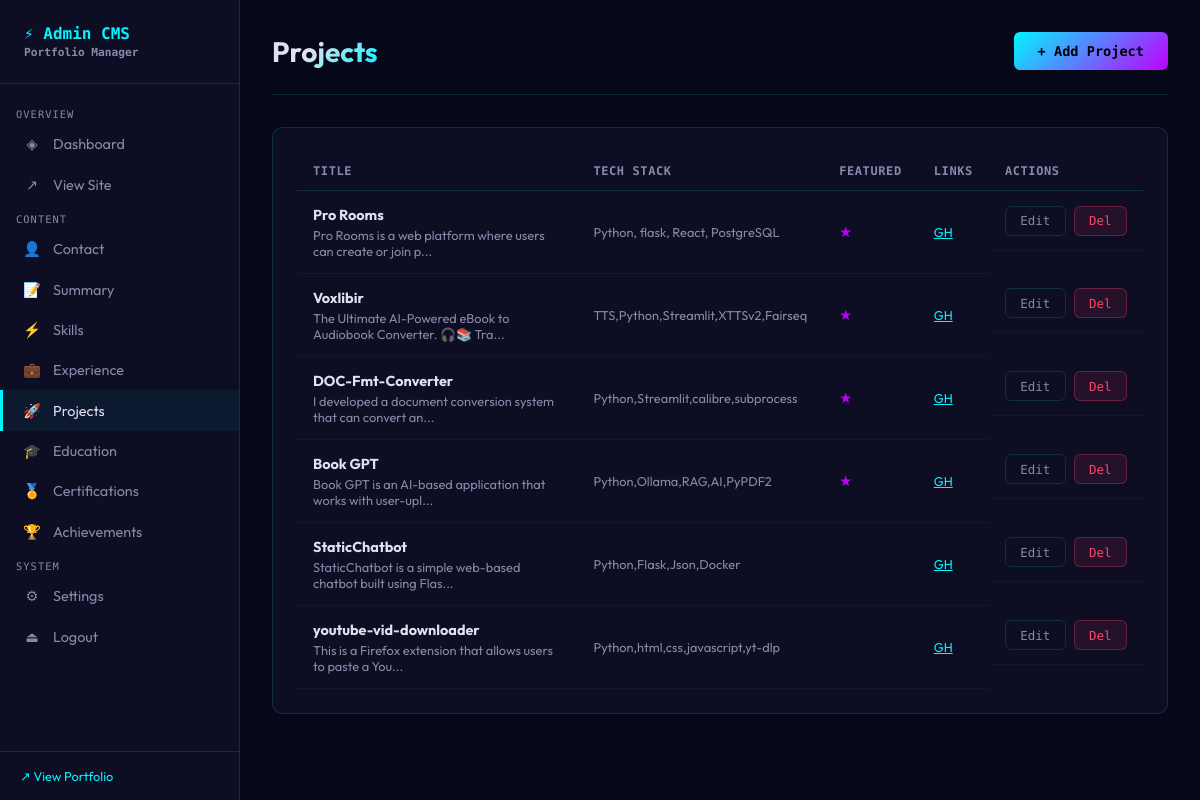
Page /admin/projects (signed in) on the committed database.
### tables this page shows
CREATE TABLE projects (
        id INTEGER PRIMARY KEY,
        title TEXT NOT NULL, description TEXT, tech_stack TEXT,
        github_url TEXT, live_url TEXT, image_url TEXT,
        featured INTEGER DEFAULT 0, order_index INTEGER DEFAULT 0
    );

### app/routes/admin.py (the view)
@admin_bp.route('/projects')
@login_required
def projects():
    db = get_db(current_app.config['DB_PATH'])
    items = db.execute("SELECT * FROM projects ORDER BY order_index").fetchall()
    db.close()
    return render_template('admin/projects.html', items=[dict(i) for i in items])

### app/db.py (called while the page is built)
def get_db(db_path):
    conn = sqlite3.connect(db_path)
    conn.row_factory = sqlite3.Row
    conn.execute("PRAGMA journal_mode=WAL")
    return conn

### app/routes/admin.py (called while the page is built)
@admin_bp.context_processor
def inject_settings():
    try:
        db = get_db(current_app.config['DB_PATH'])
        settings = {r['key']: r['value'] for r in db.execute("SELECT key,value FROM site_settings").fetchall()}
        db.close()
        return dict(settings=settings)
    except:
        return dict(settings={})

def login_required(f):
    @wraps(f)
    def decorated(*args, **kwargs):
        if not session.get('admin_logged_in'):
            return redirect(url_for('admin.login'))
        return f(*args, **kwargs)
    return decorated

### app/templates/admin/projects.html (shortened to what this page needs)
{% extends 'admin/base.html' %}
{% block content %}
<div class="page-header">
  <div><div class="page-title">Projects</div></div>
  <button class="btn btn-primary" onclick="document.getElementById('modal').classList.add('open')">+ Add Project</button>
</div>
<div class="card">
  <div class="table-wrap">
    <table>
      <thead><tr><th>Title</th><th>Tech Stack</th><th>Featured</th><th>Links</th><th>Actions</th></tr></thead>
      <tbody>
        {% for item in items %}
        <tr>
          <td><strong>{{ item.title }}</strong><div style="font-size:.8rem;color:var(--text-dim);margin-top:.2rem">{{ (item.description or '')[:60] }}...</div></td>
          <td style="font-size:.8rem;color:var(--text-dim)">{{ (item.tech_stack or '')[:50] }}</td>
          <td>{% if item.featured %}<span style="color:var(--secondary)">★</span>{% endif %}</td>
          <td>{% if item.github_url %}<a href="{{ item.github_url }}" target="_blank" style="color:var(--accent);font-size:.8rem">GH</a>{% endif %} </td>
          <td class="td-actions">
            <button class="btn btn-sm btn-ghost" onclick='editProject({{ item|tojson }})'>Edit</button>
            <form method="POST" action="/admin/projects/delete/{{ item.id }}" onsubmit="return confirm('Delete?')"><button type="submit" class="btn btn-sm btn-danger">Del</button></form>
          </td>
        </tr>
        {% endfor %}
      </tbody>
    </table>
  </div>
</div>
{% endblock %}

### app/templates/admin/base.html (style rules this page uses)
:root { --accent: #00f5ff; --secondary: #bf00ff; --bg: #07071a; --bg2: #0d0d24; --bg3: #12122e; --text: #e0e0f0; --text-dim: #8888aa; --border: rgba(0, 245, 255, 0.15); --success: #00cc88; --error: #ff4466; --font-mono: 'Space Mono', monospace; --font: 'Outfit', sans-serif; --r: 10px; }
*, *::before, *::after { box-sizing: border-box; margin: 0; padding: 0; }
body { font-family: var(--font); background: var(--bg); color: var(--text); min-height: 100vh; display: flex; }
.page-header { display: flex; justify-content: space-between; align-items: center; margin-bottom: 2rem; padding-bottom: 1.5rem; border-bottom: 1px solid var(--border); }
.page-title { font-size: 1.75rem; font-weight: 700; background: linear-gradient(135deg, var(--text) 40%, var(--accent)); -webkit-background-clip: text; -webkit-text-fill-color: transparent; background-clip: text; }
.card { background: var(--bg2); border: 1px solid var(--border); border-radius: var(--r); padding: 1.5rem; margin-bottom: 1.5rem; }
.btn { padding: 0.7rem 1.5rem; border-radius: 6px; font-family: var(--font-mono); font-size: 0.85rem; cursor: pointer; text-decoration: none; display: inline-flex; align-items: center; gap: 0.5rem; border: none; transition: all 0.2s; }
.btn-primary { background: linear-gradient(135deg, var(--accent), var(--secondary)); color: #000; font-weight: 700; }
.btn-ghost { background: transparent; color: var(--text-dim); border: 1px solid var(--border); }
.btn-danger { background: rgba(255, 68, 102, 0.1); color: var(--error); border: 1px solid rgba(255, 68, 102, 0.3); }
.btn-sm { padding: 0.4rem 0.9rem; font-size: 0.78rem; }
.table-wrap { overflow-x: auto; }
table { width: 100%; border-collapse: collapse; }
th { padding: 0.75rem 1rem; text-align: left; font-family: var(--font-mono); font-size: 0.75rem; color: var(--text-dim); border-bottom: 1px solid var(--border); text-transform: uppercase; letter-spacing: 0.05em; }
td { padding: 0.9rem 1rem; border-bottom: 1px solid rgba(255, 255, 255, 0.04); font-size: 0.9rem; vertical-align: middle; }
.td-actions { display: flex; gap: 0.5rem; }

### rows in the picture
projects: title "Pro Rooms", description "Pro Rooms is a web platform where users can create or join p", tech_stack "Python, flask, React, PostgreSQL"
projects: title "Voxlibir", description "The Ultimate AI-Powered eBook to Audiobook Converter. 🎧📚 Tra", tech_stack "TTS,Python,Streamlit,XTTSv2,Fairseq"
projects: title "DOC-Fmt-Converter", description "I developed a document conversion system that can convert an", tech_stack "Python,Streamlit,calibre,subprocess"
projects: title "Book GPT", description "Book GPT is an AI-based application that works with user-upl", tech_stack "Python,Ollama,RAG,AI,PyPDF2"
projects: title "StaticChatbot", description "StaticChatbot is a simple web-based chatbot built using Flas", tech_stack "Python,Flask,Json,Docker"
projects: title "youtube-vid-downloader", description "This is a Firefox extension that allows users to paste a You", tech_stack "Python,html,css,javascript,yt-dlp"
